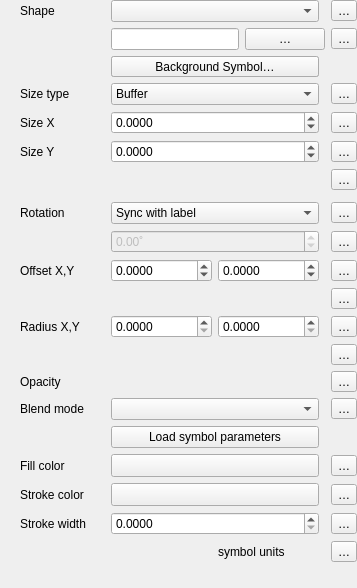
                         <widget class="QFrame" name="mShapeFrame">
                          <property name="frameShape">
                           <enum>QFrame::Shape::NoFrame</enum>
                          </property>
                          <layout class="QGridLayout" name="gridLayout_29">
                           <property name="leftMargin">
                            <number>20</number>
                           </property>
                           <property name="topMargin">
                            <number>0</number>
                           </property>
                           <property name="rightMargin">
                            <number>0</number>
                           </property>
                           <property name="bottomMargin">
                            <number>0</number>
                           </property>
                           <item row="10" column="3">
                            <widget class="QgsPropertyOverrideButton" name="mShapeOffsetDDBtn">
                             <property name="text">
                              <string>…</string>
                             </property>
                            </widget>
                           </item>
                           <item row="19" column="0">
                            <widget class="QLabel" name="mShapeStrokeWidthLabel">
                             <property name="text">
                              <string>Stroke width</string>
                             </property>
                            </widget>
                           </item>
                           <item row="12" column="0">
                            <widget class="QLabel" name="mShapeRadiusLabel">
                             <property name="text">
                              <string>Radius X,Y</string>
                             </property>
                            </widget>
                           </item>
                           <item row="16" column="1">
                            <widget class="QPushButton" name="mShapeSVGParamsBtn">
                             <property name="text">
                              <string>Load symbol parameters</string>
                             </property>
                            </widget>
                           </item>
                           <item row="0" column="1">
                            <widget class="QComboBox" name="mShapeTypeCmbBx">
                             <property name="minimumSize">
                              <size>
                               <width>200</width>
                               <height>0</height>
                              </size>
                             </property>
                            </widget>
                           </item>
                           <item row="4" column="3">
                            <widget class="QgsPropertyOverrideButton" name="mShapeSizeXDDBtn">
                             <property name="text">
                              <string>…</string>
                             </property>
                            </widget>
                           </item>
                           <item row="17" column="0">
                            <widget class="QLabel" name="mShapeFillColorLabel">
                             <property name="sizePolicy">
                              <sizepolicy hsizetype="Maximum" vsizetype="Preferred">
                               <horstretch>0</horstretch>
                               <verstretch>0</verstretch>
                              </sizepolicy>
                             </property>
                             <property name="minimumSize">
                              <size>
                               <width>85</width>
                               <height>0</height>
                              </size>
                             </property>
                             <property name="text">
                              <string>Fill color</string>
                             </property>
                            </widget>
                           </item>
                           <item row="5" column="3">
                            <widget class="QgsPropertyOverrideButton" name="mShapeSizeYDDBtn">
                             <property name="text">
                              <string>…</string>
                             </property>
                            </widget>
                           </item>
                           <item row="17" column="1">
                            <widget class="QgsColorButton" name="mShapeFillColorBtn">
                             <property name="sizePolicy">
                              <sizepolicy hsizetype="Expanding" vsizetype="Fixed">
                               <horstretch>0</horstretch>
                               <verstretch>0</verstretch>
                              </sizepolicy>
                             </property>
                            </widget>
                           </item>
                           <item row="3" column="1">
                            <widget class="QComboBox" name="mShapeSizeCmbBx">
                             <item>
                              <property name="text">
                               <string>Buffer</string>
                              </property>
                             </item>
                             <item>
                              <property name="text">
                               <string>Fixed</string>
                              </property>
                             </item>
                            </widget>
                           </item>
                           <item row="8" column="0">
                            <widget class="QLabel" name="label_23">
                             <property name="text">
                              <string>Rotation</string>
                             </property>
                            </widget>
                           </item>
                           <item row="8" column="3">
                            <widget class="QgsPropertyOverrideButton" name="mShapeRotationTypeDDBtn">
                             <property name="text">
                              <string>…</string>
                             </property>
                            </widget>
                           </item>
                           <item row="20" column="1">
                            <layout class="QHBoxLayout" name="horizontalLayout_43">
                             <item>
                              <widget class="QgsUnitSelectionWidget" name="mShapeStrokeWidthUnitWidget" native="true">
                               <property name="focusPolicy">
                                <enum>Qt::FocusPolicy::StrongFocus</enum>
                               </property>
                              </widget>
                             </item>
                             <item>
                              <widget class="QLabel" name="mShapeSVGUnitsLabel">
                               <property name="text">
                                <string>symbol units</string>
                               </property>
                              </widget>
                             </item>
                            </layout>
                           </item>
                           <item row="15" column="1">
                            <widget class="QgsBlendModeComboBox" name="mShapeBlendCmbBx">
                             <property name="minimumSize">
                              <size>
                               <width>150</width>
                               <height>0</height>
                              </size>
                             </property>
                            </widget>
                           </item>
                           <item row="9" column="1">
                            <widget class="QgsDoubleSpinBox" name="mShapeRotationDblSpnBx">
                             <property name="enabled">
                              <bool>false</bool>
                             </property>
                             <property name="wrapping">
                              <bool>true</bool>
                             </property>
                             <property name="suffix">
                              <string notr="true">˚</string>
                             </property>
                             <property name="minimum">
                              <double>-360.000000000000000</double>
                             </property>
                             <property name="maximum">
                              <double>360.000000000000000</double>
                             </property>
                            </widget>
                           </item>
                           <item row="1" column="1" colspan="3">
                            <widget class="QFrame" name="mShapeSVGPathFrame">
                             <layout class="QHBoxLayout" name="horizontalLayout_26">
                              <property name="leftMargin">
                               <number>0</number>
                              </property>
                              <property name="topMargin">
                               <number>0</number>
                              </property>
                              <property name="rightMargin">
                               <number>0</number>
                              </property>
                              <property name="bottomMargin">
                               <number>0</number>
                              </property>
                              <item>
                               <widget class="QLineEdit" name="mShapeSVGPathLineEdit"/>
                              </item>
                              <item>
                               <widget class="QPushButton" name="mShapeSVGSelectorBtn">
                                <property name="text">
                                 <string>…</string>
                                </property>
                               </widget>
                              </item>
                              <item>
                               <widget class="QgsPropertyOverrideButton" name="mShapeSVGPathDDBtn">
                                <property name="text">
                                 <string>…</string>
                                </property>
                               </widget>
                              </item>
                             </layout>
                            </widget>
                           </item>
                           <item row="17" column="3">
                            <widget class="QgsPropertyOverrideButton" name="mShapeFillColorDDBtn">
                             <property name="text">
                              <string>…</string>
                             </property>
                            </widget>
                           </item>
                           <item row="12" column="1">
                            <layout class="QHBoxLayout" name="horizontalLayout_2">
                             <item>
                              <widget class="QgsDoubleSpinBox" name="mShapeRadiusXDbSpnBx">
                               <property name="sizePolicy">
                                <sizepolicy hsizetype="Preferred" vsizetype="Fixed">
                                 <horstretch>0</horstretch>
                                 <verstretch>0</verstretch>
                                </sizepolicy>
                               </property>
                               <property name="decimals">
                                <number>4</number>
                               </property>
                               <property name="maximum">
                                <double>999999999.990000009536743</double>
                               </property>
                               <property name="singleStep">
                                <double>0.100000000000000</double>
                               </property>
                              </widget>
                             </item>
                             <item>
                              <widget class="QgsDoubleSpinBox" name="mShapeRadiusYDbSpnBx">
                               <property name="sizePolicy">
                                <sizepolicy hsizetype="Preferred" vsizetype="Fixed">
                                 <horstretch>0</horstretch>
                                 <verstretch>0</verstretch>
                                </sizepolicy>
                               </property>
                               <property name="decimals">
                                <number>4</number>
                               </property>
                               <property name="maximum">
                                <double>999999999.990000009536743</double>
                               </property>
                               <property name="singleStep">
                                <double>0.100000000000000</double>
                               </property>
                              </widget>
                             </item>
                            </layout>
                           </item>
                           <item row="20" column="3">
                            <widget class="QgsPropertyOverrideButton" name="mShapeStrokeUnitsDDBtn">
                             <property name="text">
                              <string>…</string>
                             </property>
                            </widget>
                           </item>
                           <item row="13" column="1">
                            <widget class="QgsUnitSelectionWidget" name="mShapeRadiusUnitWidget" native="true">
                             <property name="focusPolicy">
                              <enum>Qt::FocusPolicy::StrongFocus</enum>
                             </property>
                            </widget>
                           </item>
                           <item row="3" column="0">
                            <widget class="QLabel" name="label_8">
                             <property name="text">
                              <string>Size type</string>
                             </property>
                            </widget>
                           </item>
                           <item row="19" column="3">
                            <widget class="QgsPropertyOverrideButton" name="mShapeStrokeWidthDDBtn">
                             <property name="text">
                              <string>…</string>
                             </property>
                            </widget>
                           </item>
                           <item row="3" column="3">
                            <widget class="QgsPropertyOverrideButton" name="mShapeSizeTypeDDBtn">
                             <property name="text">
                              <string>…</string>
                             </property>
                            </widget>
                           </item>
                           <item row="0" column="0">
                            <widget class="QLabel" name="label_22">
                             <property name="text">
                              <string>Shape</string>
                             </property>
                            </widget>
                           </item>
                           <item row="13" column="3">
                            <widget class="QgsPropertyOverrideButton" name="mShapeRadiusUnitsDDBtn">
                             <property name="text">
                              <string>…</string>
                             </property>
                            </widget>
                           </item>
                           <item row="7" column="1" colspan="3">
                            <widget class="QFrame" name="mShapeRotationFrame">
                             <layout class="QHBoxLayout" name="horizontalLayout_36">
                              <property name="leftMargin">
                               <number>0</number>
                              </property>
                              <property name="topMargin">
                               <number>0</number>
                              </property>
                              <property name="rightMargin">
                               <number>0</number>
                              </property>
                              <property name="bottomMargin">
                               <number>0</number>
                              </property>
                             </layout>
                            </widget>
                           </item>
                           <item row="9" column="3">
                            <widget class="QgsPropertyOverrideButton" name="mShapeRotationDDBtn">
                             <property name="text">
                              <string>…</string>
                             </property>
                            </widget>
                           </item>
                           <item row="10" column="1">
                            <layout class="QHBoxLayout" name="horizontalLayout_7">
                             <item>
                              <widget class="QgsDoubleSpinBox" name="mShapeOffsetXSpnBx">
                               <property name="sizePolicy">
                                <sizepolicy hsizetype="Preferred" vsizetype="Fixed">
                                 <horstretch>0</horstretch>
                                 <verstretch>0</verstretch>
                                </sizepolicy>
                               </property>
                               <property name="suffix">
                                <string/>
                               </property>
                               <property name="decimals">
                                <number>4</number>
                               </property>
                               <property name="minimum">
                                <double>-9999999.000000000000000</double>
                               </property>
                               <property name="maximum">
                                <double>9999999.000000000000000</double>
                               </property>
                               <property name="singleStep">
                                <double>0.100000000000000</double>
                               </property>
                              </widget>
                             </item>
                             <item>
                              <widget class="QgsDoubleSpinBox" name="mShapeOffsetYSpnBx">
                               <property name="sizePolicy">
                                <sizepolicy hsizetype="Preferred" vsizetype="Fixed">
                                 <horstretch>0</horstretch>
                                 <verstretch>0</verstretch>
                                </sizepolicy>
                               </property>
                               <property name="suffix">
                                <string/>
                               </property>
                               <property name="decimals">
                                <number>4</number>
                               </property>
                               <property name="minimum">
                                <double>-9999999.000000000000000</double>
                               </property>
                               <property name="maximum">
                                <double>9999999.000000000000000</double>
                               </property>
                               <property name="singleStep">
                                <double>0.100000000000000</double>
                               </property>
                              </widget>
                             </item>
                            </layout>
                           </item>
                           <item row="10" column="0">
                            <widget class="QLabel" name="label_21">
                             <property name="text">
                              <string>Offset X,Y</string>
                             </property>
                            </widget>
                           </item>
                           <item row="4" column="0">
                            <widget class="QLabel" name="mShapeSizeXLabel">
                             <property name="text">
                              <string>Size X</string>
                             </property>
                            </widget>
                           </item>
                           <item row="4" column="1">
                            <widget class="QgsDoubleSpinBox" name="mShapeSizeXSpnBx">
                             <property name="suffix">
                              <string/>
                             </property>
                             <property name="decimals">
                              <number>4</number>
                             </property>
                             <property name="minimum">
                              <double>-9999999.000000000000000</double>
                             </property>
                             <property name="maximum">
                              <double>9999999.000000000000000</double>
                             </property>
                             <property name="singleStep">
                              <double>0.100000000000000</double>
                             </property>
                             <property name="showClearButton" stdset="0">
                              <bool>false</bool>
                             </property>
                            </widget>
                           </item>
                           <item row="18" column="1">
                            <widget class="QgsColorButton" name="mShapeStrokeColorBtn">
                             <property name="sizePolicy">
                              <sizepolicy hsizetype="Expanding" vsizetype="Fixed">
                               <horstretch>0</horstretch>
                               <verstretch>0</verstretch>
                              </sizepolicy>
                             </property>
                            </widget>
                           </item>
                           <item row="11" column="3">
                            <widget class="QgsPropertyOverrideButton" name="mShapeOffsetUnitsDDBtn">
                             <property name="text">
                              <string>…</string>
                             </property>
                            </widget>
                           </item>
                           <item row="8" column="1">
                            <widget class="QComboBox" name="mShapeRotationCmbBx">
                             <item>
                              <property name="text">
                               <string>Sync with label</string>
                              </property>
                             </item>
                             <item>
                              <property name="text">
                               <string>Offset of label</string>
                              </property>
                             </item>
                             <item>
                              <property name="text">
                               <string>Fixed</string>
                              </property>
                             </item>
                            </widget>
                           </item>
                           <item row="18" column="0">
                            <widget class="QLabel" name="mShapeStrokeColorLabel">
                             <property name="sizePolicy">
                              <sizepolicy hsizetype="Maximum" vsizetype="Preferred">
                               <horstretch>0</horstretch>
                               <verstretch>0</verstretch>
                              </sizepolicy>
                             </property>
                             <property name="text">
                              <string>Stroke color</string>
                             </property>
                            </widget>
                           </item>
                           <item row="6" column="3">
                            <widget class="QgsPropertyOverrideButton" name="mShapeSizeUnitsDDBtn">
                             <property name="text">
                              <string>…</string>
                             </property>
                            </widget>
                           </item>
                           <item row="15" column="3">
                            <widget class="QgsPropertyOverrideButton" name="mShapeBlendModeDDBtn">
                             <property name="text">
                              <string>…</string>
                             </property>
                            </widget>
                           </item>
                           <item row="15" column="0">
                            <widget class="QLabel" name="label_18">
                             <property name="sizePolicy">
                              <sizepolicy hsizetype="Maximum" vsizetype="Preferred">
                               <horstretch>0</horstretch>
                               <verstretch>0</verstretch>
                              </sizepolicy>
                             </property>
                             <property name="text">
                              <string>Blend mode</string>
                             </property>
                            </widget>
                           </item>
                           <item row="14" column="3">
                            <widget class="QgsPropertyOverrideButton" name="mShapeOpacityDDBtn">
                             <property name="text">
                              <string>…</string>
                             </property>
                            </widget>
                           </item>
                           <item row="18" column="3">
                            <widget class="QgsPropertyOverrideButton" name="mShapeStrokeColorDDBtn">
                             <property name="text">
                              <string>…</string>
                             </property>
                            </widget>
                           </item>
                           <item row="6" column="1">
                            <widget class="QgsUnitSelectionWidget" name="mShapeSizeUnitWidget" native="true">
                             <property name="focusPolicy">
                              <enum>Qt::FocusPolicy::StrongFocus</enum>
                             </property>
                            </widget>
                           </item>
                           <item row="14" column="0">
                            <widget class="QLabel" name="mShapeTranspLabel">
                             <property name="enabled">
                              <bool>true</bool>
                             </property>
                             <property name="text">
                              <string>Opacity</string>
                             </property>
                            </widget>
                           </item>
                           <item row="22" column="0" colspan="4">
                            <widget class="QgsEffectStackCompactWidget" name="mBackgroundEffectWidget" native="true">
                             <property name="minimumSize">
                              <size>
                               <width>20</width>
                               <height>20</height>
                              </size>
                             </property>
                            </widget>
                           </item>
                           <item row="5" column="0">
                            <widget class="QLabel" name="mShapeSizeYLabel">
                             <property name="text">
                              <string>Size Y</string>
                             </property>
                            </widget>
                           </item>
                           <item row="14" column="1">
                            <widget class="QgsOpacityWidget" name="mBackgroundOpacityWidget" native="true">
                             <property name="focusPolicy">
                              <enum>Qt::FocusPolicy::StrongFocus</enum>
                             </property>
                            </widget>
                           </item>
                           <item row="19" column="1">
                            <widget class="QgsDoubleSpinBox" name="mShapeStrokeWidthSpnBx">
                             <property name="decimals">
                              <number>4</number>
                             </property>
                             <property name="minimum">
                              <double>0.000000000000000</double>
                             </property>
                             <property name="maximum">
                              <double>9999999.000000000000000</double>
                             </property>
                             <property name="singleStep">
                              <double>0.100000000000000</double>
                             </property>
                             <property name="showClearButton" stdset="0">
                              <bool>false</bool>
                             </property>
                            </widget>
                           </item>
                           <item row="0" column="3">
                            <widget class="QgsPropertyOverrideButton" name="mShapeTypeDDBtn">
                             <property name="text">
                              <string>…</string>
                             </property>
                            </widget>
                           </item>
                           <item row="5" column="1">
                            <widget class="QgsDoubleSpinBox" name="mShapeSizeYSpnBx">
                             <property name="suffix">
                              <string/>
                             </property>
                             <property name="decimals">
                              <number>4</number>
                             </property>
                             <property name="minimum">
                              <double>-9999999.000000000000000</double>
                             </property>
                             <property name="maximum">
                              <double>9999999.000000000000000</double>
                             </property>
                             <property name="singleStep">
                              <double>0.100000000000000</double>
                             </property>
                             <property name="showClearButton" stdset="0">
                              <bool>false</bool>
                             </property>
                            </widget>
                           </item>
                           <item row="12" column="3">
                            <widget class="QgsPropertyOverrideButton" name="mShapeRadiusDDBtn">
                             <property name="text">
                              <string>…</string>
                             </property>
                            </widget>
                           </item>
                           <item row="11" column="1">
                            <widget class="QgsUnitSelectionWidget" name="mShapeOffsetUnitWidget" native="true">
                             <property name="focusPolicy">
                              <enum>Qt::FocusPolicy::StrongFocus</enum>
                             </property>
                            </widget>
                           </item>
                           <item row="2" column="1">
                            <widget class="QgsSymbolButton" name="mBackgroundMarkerSymbolButton">
                             <property name="sizePolicy">
                              <sizepolicy hsizetype="Expanding" vsizetype="Fixed">
                               <horstretch>0</horstretch>
                               <verstretch>0</verstretch>
                              </sizepolicy>
                             </property>
                             <property name="text">
                              <string>Background Symbol…</string>
                             </property>
                            </widget>
                           </item>
                           <item row="2" column="1">
                            <widget class="QgsSymbolButton" name="mBackgroundFillSymbolButton">
                             <property name="sizePolicy">
                              <sizepolicy hsizetype="Expanding" vsizetype="Fixed">
                               <horstretch>0</horstretch>
                               <verstretch>0</verstretch>
                              </sizepolicy>
                             </property>
                             <property name="text">
                              <string>Background Symbol…</string>
                             </property>
                            </widget>
                           </item>
                          </layout>
                         </widget>
